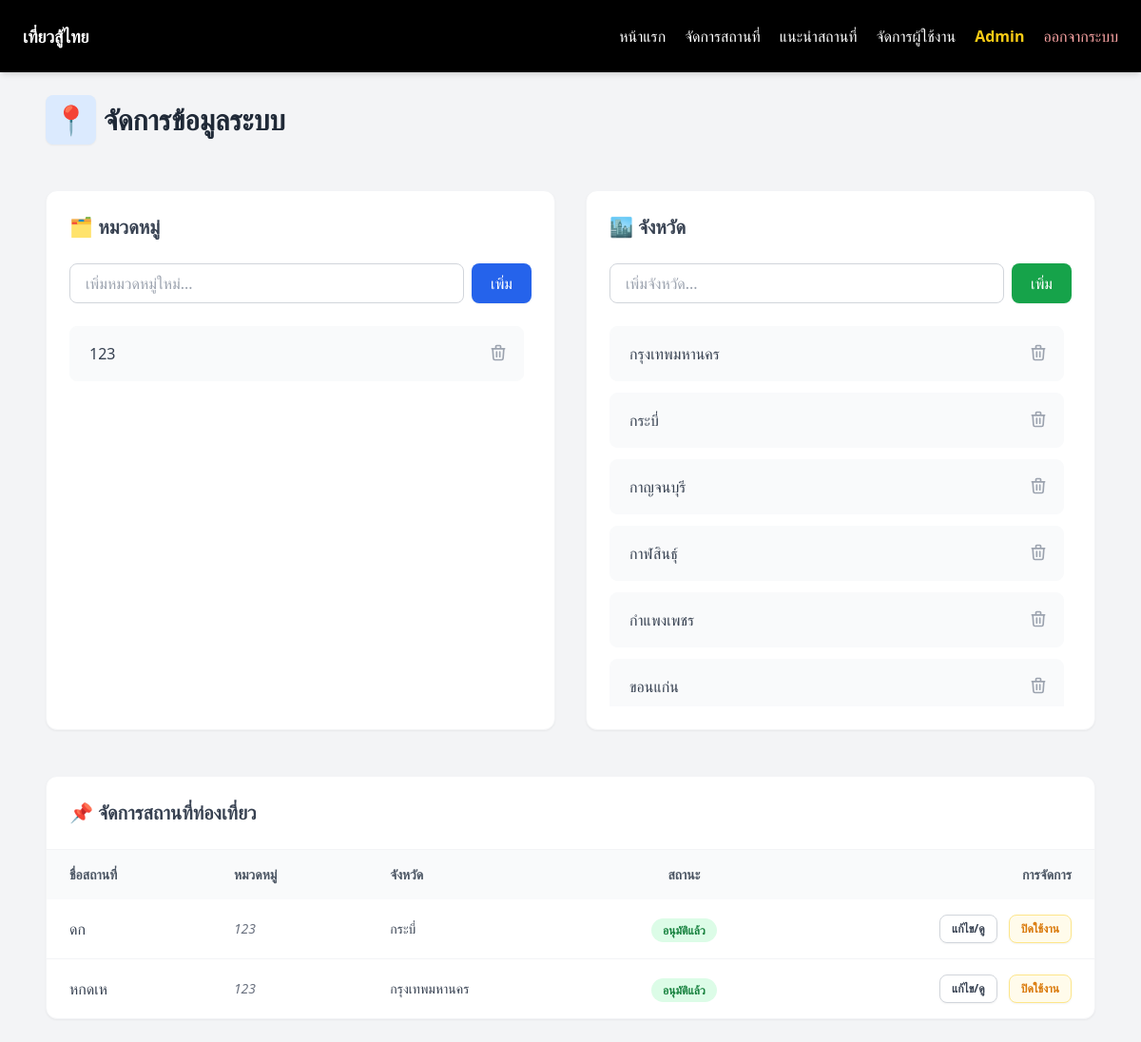
The page /admin/manage (signed in) on the database its author committed.
### models.py (models this page shows)
class Category(db.Model):
    __tablename__ = 'category'
    id = db.Column(db.Integer, primary_key=True)
    name = db.Column(db.String(100), unique=True, nullable=False)
    places = db.relationship('Place', backref='category', lazy=True)

class Province(db.Model):
    __tablename__ = 'province'
    id = db.Column(db.Integer, primary_key=True)
    name = db.Column(db.String(100), unique=True, nullable=False)
    places = db.relationship('Place', backref='province', lazy=True)

class Place(db.Model):
    __tablename__ = 'places'
    id = db.Column(db.Integer, primary_key=True)
    name = db.Column(db.String(100), nullable=False)
    description = db.Column(db.Text, nullable=False)
    province_id = db.Column(db.Integer, db.ForeignKey('province.id'))
    category_id = db.Column(db.Integer, db.ForeignKey('category.id'))
    user_id = db.Column(db.Integer, db.ForeignKey('user.id'), nullable=True)
    latitude = db.Column(db.Float, nullable=True)
    longitude = db.Column(db.Float, nullable=True)
    image = db.Column(db.String(255), nullable=True)
    approved = db.Column(db.Boolean, default=False)
    is_active = db.Column(db.Boolean, default=True)
    images = db.relationship('PlaceImage', backref='place', cascade="all, delete-orphan")

### app.py (the view)
@app.route('/admin/manage')
@login_required
def admin_manage():
    if current_user.role != 'admin':
        return redirect(url_for('index'))
    return render_template(
        'manage_place.html',
        categories=Category.query.all(),
        provinces=Province.query.all(),
        places=Place.query.all()
    )

### app.py (called while the page is built)
@login_manager.user_loader
def load_user(user_id):
    return User.query.get(int(user_id))

### templates/manage_place.html (shortened to what this page needs)
{% extends "base.html" %}
{% block content %}
<div class="max-w-6xl mx-auto p-6 space-y-12">
    <h1 class="text-3xl font-bold text-gray-800 flex items-center gap-2">
        <span class="bg-blue-100 p-2 rounded-lg shadow-sm">📍</span> จัดการข้อมูลระบบ
    </h1>
    <div class="grid grid-cols-1 lg:grid-cols-2 gap-8">
        <section class="bg-white p-6 rounded-xl shadow-sm border border-gray-100">
            <h2 class="text-xl font-semibold mb-6 flex items-center gap-2 text-gray-700">🗂 หมวดหมู่</h2>
            <form method="post" action="/admin/category" class="flex gap-2 mb-6">
                <input name="name" placeholder="เพิ่มหมวดหมู่ใหม่..."
                       class="border border-gray-300 px-4 py-2 rounded-lg w-full focus:ring-2 focus:ring-blue-500 outline-none transition" required>
                <button class="bg-blue-600 hover:bg-blue-700 text-white px-5 py-2 rounded-lg font-medium transition flex-shrink-0 shadow-sm">
                    เพิ่ม
                </button>
            </form>
            <div class="space-y-3 max-h-[400px] overflow-y-auto pr-2 custom-scrollbar">
                {% for c in categories %}
                <div class="group flex items-center justify-between p-3 rounded-lg border border-gray-50 bg-gray-50 hover:bg-white hover:border-blue-200 hover:shadow-md transition">
                    <form method="post" action="/admin/category/{{ c.id }}/edit" class="flex flex-1 gap-2 mr-3">
                        <input name="name" value="{{ c.name }}"
                               class="bg-transparent border-none focus:ring-1 focus:ring-blue-300 rounded px-2 py-1 w-full text-gray-700 font-medium truncate"
                               title="{{ c.name }}">
                    </form>
                    <form method="post" action="/admin/category/{{ c.id }}/delete"
                          onsubmit="return confirmDelete(this, 'ลบหมวดหมู่ {{ c.name }}?')">
                        <button type="submit" class="text-gray-400 hover:text-red-600 p-1 transition">
                            <svg xmlns="http://www.w3.org/2000/svg" class="h-5 w-5" fill="none" viewBox="0 0 24 24" stroke="currentColor">
                                <path stroke-linecap="round" stroke-linejoin="round" stroke-width="2" d="M19 7l-.867 12.142A2 2 0 0116.138 21H7.862a2 2 0 01-1.995-1.858L5 7m5 4v6m4-6v6m1-10V4a1 1 0 00-1-1h-4a1 1 0 00-1 1v3M4 7h16" />
                            </svg>
                        </button>
                    </form>
                </div>
                {% endfor %}
            </div>
        </section>
        <section class="bg-white p-6 rounded-xl shadow-sm border border-gray-100">
            <h2 class="text-xl font-semibold mb-6 flex items-center gap-2 text-gray-700">🏙 จังหวัด</h2>
            <form method="post" action="/admin/province" class="flex gap-2 mb-6">
                <input name="name" placeholder="เพิ่มจังหวัด..."
                       class="border border-gray-300 px-4 py-2 rounded-lg w-full focus:ring-2 focus:ring-green-500 outline-none transition" required>
                <button class="bg-green-600 hover:bg-green-700 text-white px-5 py-2 rounded-lg font-medium transition flex-shrink-0 shadow-sm">
                    เพิ่ม
                </button>
            </form>
            <div class="space-y-3 max-h-[400px] overflow-y-auto pr-2 custom-scrollbar">
                {% for p in provinces %}
                <div class="group flex items-center justify-between p-3 rounded-lg border border-gray-50 bg-gray-50 hover:bg-white hover:border-green-200 hover:shadow-md transition">
                    <form method="post" action="/admin/province/{{ p.id }}/edit" class="flex flex-1 gap-2 mr-3">
                        <input name="name" value="{{ p.name }}"
                               class="bg-transparent border-none focus:ring-1 focus:ring-green-300 rounded px-2 py-1 w-full text-gray-700 font-medium truncate"
                               title="{{ p.name }}">
                    </form>
                    <form method="post" action="/admin/province/{{ p.id }}/delete"
                          onsubmit="return confirmDelete(this, 'ลบจังหวัด {{ p.name }}?')">
                        <button type="submit" class="text-gray-400 hover:text-red-600 p-1 transition">
                            <svg xmlns="http://www.w3.org/2000/svg" class="h-5 w-5" fill="none" viewBox="0 0 24 24" stroke="currentColor">
                                <path stroke-linecap="round" stroke-linejoin="round" stroke-width="2" d="M19 7l-.867 12.142A2 2 0 0116.138 21H7.862a2 2 0 01-1.995-1.858L5 7m5 4v6m4-6v6m1-10V4a1 1 0 00-1-1h-4a1 1 0 00-1 1v3M4 7h16" />
                            </svg>
                        </button>
                    </form>
                </div>
                {% endfor %}
            </div>
        </section>
    </div>
    <section class="bg-white rounded-xl shadow-sm border border-gray-100 overflow-hidden">
        <div class="p-6 border-b border-gray-100 flex justify-between items-center">
            <h2 class="text-xl font-semibold flex items-center gap-2 text-gray-700">📌 จัดการสถานที่ท่องเที่ยว</h2>
        </div>
        <div class="overflow-x-auto">
            <table class="w-full text-left border-collapse">
                <thead>
                    <tr class="bg-gray-50 text-gray-600">
                        <th class="px-6 py-4 text-sm font-semibold">ชื่อสถานที่</th>
                        <th class="px-6 py-4 text-sm font-semibold">หมวดหมู่</th>
                        <th class="px-6 py-4 text-sm font-semibold">จังหวัด</th>
                        <th class="px-6 py-4 text-sm font-semibold text-center">สถานะ</th>
                        <th class="px-6 py-4 text-sm font-semibold text-right">การจัดการ</th>
                    </tr>
                </thead>
                <tbody class="divide-y divide-gray-100 text-gray-700">
    {% for place in places %}
    <tr class="hover:bg-blue-50/30 transition {{ 'opacity-60 bg-gray-50' if not place.is_active else '' }}">
        <td class="px-6 py-4 font-medium max-w-[200px] truncate" title="{{ place.name }}">
            {{ place.name }}
        </td>
        <td class="px-6 py-4 text-sm italic text-gray-500">
            {{ place.category.name }}
        </td>
        <td class="px-6 py-4 text-sm">
            {{ place.province.name }}
        </td>
        <td class="px-6 py-4 text-center">
            {% if place.approved %}
                <span class="px-3 py-1 bg-green-100 text-green-700 rounded-full text-xs font-bold">อนุมัติแล้ว</span>
            {% else %}
                <span class="px-3 py-1 bg-red-100 text-red-700 rounded-full text-xs font-bold">รออนุมัติ</span>
            {% endif %}
        </td>
        <td class="px-6 py-4 text-right space-x-2 whitespace-nowrap">
            <a href="/place/{{ place.id }}/edit"
               class="inline-block bg-white border border-gray-300 text-gray-700 px-3 py-1.5 rounded-lg text-xs font-semibold hover:bg-gray-50 transition shadow-sm">
                แก้ไข/ดู
            </a>
            <form action="/admin/place/{{ place.id }}/toggle-status" method="post" class="inline-block">
                {% if place.is_active %}
                <button type="submit"
                        onclick="return confirmStatus(event, this, 'ปิดการใช้งานสถานที่นี้? คนทั่วไปจะไม่เห็นสถานที่นี้ในระบบ')"
                        class="bg-amber-50 text-amber-600 border border-amber-200 px-3 py-1.5 rounded-lg text-xs font-semibold hover:bg-amber-600 hover:text-white transition shadow-sm">
                    ปิดใช้งาน
                </button>
                {% else %}
                <button type="submit"
                        onclick="return confirmStatus(event, this, 'เปิดการใช้งานสถานที่นี้อีกครั้ง?')"
                        class="bg-green-50 text-green-600 border border-green-200 px-3 py-1.5 rounded-lg text-xs font-semibold hover:bg-green-600 hover:text-white transition shadow-sm">
                    เปิดใช้งาน
                </button>
                {% endif %}
            </form>
        </td>
    </tr>
    {% endfor %}
</tbody>
            </table>
        </div>
    </section>
</div>
{% endblock %}

### rows shown on the page
Category: name "123"
Province: name "กรุงเทพมหานคร"
Province: name "กระบี่"
Province: name "กาญจนบุรี"
Province: name "กาฬสินธุ์"
Province: name "กำแพงเพชร"
Province: name "ขอนแก่น"
Place: name "ดก", category.name "123", province.name "กระบี่", approved "อนุมัติแล้ว", is_active "ปิดใช้งาน"
Place: name "หกดเห", category.name "123", province.name "กรุงเทพมหานคร", approved "อนุมัติแล้ว", is_active "ปิดใช้งาน"
